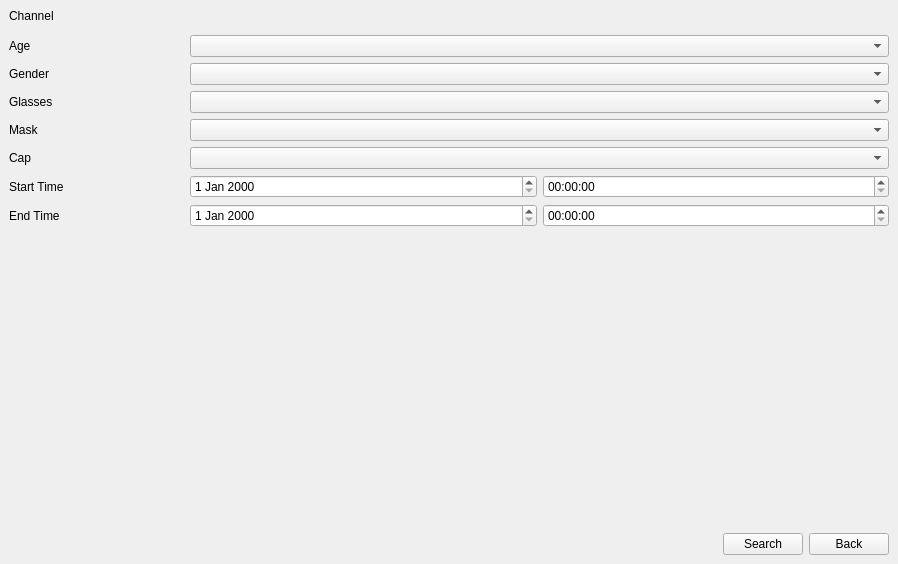
<?xml version="1.0" encoding="UTF-8"?>
<ui version="4.0">
 <class>FaceDetectionSearch</class>
 <widget class="QWidget" name="FaceDetectionSearch">
  <property name="geometry">
   <rect>
    <x>0</x>
    <y>0</y>
    <width>898</width>
    <height>564</height>
   </rect>
  </property>
  <property name="windowTitle">
   <string>Form</string>
  </property>
  <layout class="QGridLayout" name="gridLayout">
   <property name="leftMargin">
    <number>0</number>
   </property>
   <property name="topMargin">
    <number>0</number>
   </property>
   <property name="rightMargin">
    <number>0</number>
   </property>
   <property name="bottomMargin">
    <number>0</number>
   </property>
   <item row="0" column="0">
    <widget class="QStackedWidget" name="stackedWidget">
     <property name="currentIndex">
      <number>0</number>
     </property>
     <widget class="QWidget" name="pageSearch">
      <layout class="QVBoxLayout" name="verticalLayout">
       <item>
        <layout class="QGridLayout" name="gridLayout_2">
         <item row="0" column="0">
          <widget class="QWidget" name="widget_1" native="true">
           <property name="sizePolicy">
            <sizepolicy hsizetype="Preferred" vsizetype="Preferred">
             <horstretch>1</horstretch>
             <verstretch>0</verstretch>
            </sizepolicy>
           </property>
           <layout class="QVBoxLayout" name="verticalLayout_2">
            <property name="leftMargin">
             <number>0</number>
            </property>
            <property name="topMargin">
             <number>0</number>
            </property>
            <property name="rightMargin">
             <number>0</number>
            </property>
            <property name="bottomMargin">
             <number>0</number>
            </property>
            <item>
             <widget class="QLabel" name="labelChannel">
              <property name="sizePolicy">
               <sizepolicy hsizetype="Preferred" vsizetype="Preferred">
                <horstretch>1</horstretch>
                <verstretch>0</verstretch>
               </sizepolicy>
              </property>
              <property name="text">
               <string>Channel</string>
              </property>
             </widget>
            </item>
            <item>
             <widget class="QWidget" name="widget" native="true">
              <property name="sizePolicy">
               <sizepolicy hsizetype="Preferred" vsizetype="Preferred">
                <horstretch>0</horstretch>
                <verstretch>1</verstretch>
               </sizepolicy>
              </property>
             </widget>
            </item>
           </layout>
          </widget>
         </item>
         <item row="5" column="0">
          <widget class="QLabel" name="labelCap">
           <property name="text">
            <string>Cap</string>
           </property>
          </widget>
         </item>
         <item row="7" column="0">
          <widget class="QLabel" name="labelEndTime">
           <property name="text">
            <string>End Time</string>
           </property>
          </widget>
         </item>
         <item row="4" column="0">
          <widget class="QLabel" name="labelMask">
           <property name="text">
            <string>Mask</string>
           </property>
          </widget>
         </item>
         <item row="3" column="0">
          <widget class="QLabel" name="labelGlasses">
           <property name="text">
            <string>Glasses</string>
           </property>
          </widget>
         </item>
         <item row="6" column="0">
          <widget class="QLabel" name="labelStartTime">
           <property name="text">
            <string>Start Time</string>
           </property>
          </widget>
         </item>
         <item row="2" column="0">
          <widget class="QLabel" name="labelGender">
           <property name="text">
            <string>Gender</string>
           </property>
          </widget>
         </item>
         <item row="1" column="0">
          <widget class="MyLabel" name="labelAge">
           <property name="text">
            <string>Age</string>
           </property>
          </widget>
         </item>
         <item row="0" column="1">
          <widget class="CheckBoxGroup" name="checkBoxGroupChannel" native="true">
           <property name="sizePolicy">
            <sizepolicy hsizetype="Preferred" vsizetype="Preferred">
             <horstretch>4</horstretch>
             <verstretch>0</verstretch>
            </sizepolicy>
           </property>
          </widget>
         </item>
         <item row="1" column="1">
          <widget class="ComboBox" name="comboBoxAge"/>
         </item>
         <item row="2" column="1">
          <widget class="ComboBox" name="comboBoxGender"/>
         </item>
         <item row="3" column="1">
          <widget class="ComboBox" name="comboBoxGlasses"/>
         </item>
         <item row="4" column="1">
          <widget class="ComboBox" name="comboBoxMask"/>
         </item>
         <item row="5" column="1">
          <widget class="ComboBox" name="comboBoxCap"/>
         </item>
         <item row="6" column="1">
          <widget class="QWidget" name="widget_5" native="true">
           <property name="minimumSize">
            <size>
             <width>0</width>
             <height>0</height>
            </size>
           </property>
           <layout class="QHBoxLayout" name="horizontalLayout_2">
            <property name="leftMargin">
             <number>0</number>
            </property>
            <property name="topMargin">
             <number>0</number>
            </property>
            <property name="rightMargin">
             <number>0</number>
            </property>
            <property name="bottomMargin">
             <number>0</number>
            </property>
            <item>
             <widget class="MyDateEdit" name="dateEditStart">
              <property name="sizePolicy">
               <sizepolicy hsizetype="Minimum" vsizetype="Fixed">
                <horstretch>0</horstretch>
                <verstretch>0</verstretch>
               </sizepolicy>
              </property>
             </widget>
            </item>
            <item>
             <widget class="MyTimeEdit" name="timeEditStart">
              <property name="sizePolicy">
               <sizepolicy hsizetype="Minimum" vsizetype="Fixed">
                <horstretch>0</horstretch>
                <verstretch>0</verstretch>
               </sizepolicy>
              </property>
             </widget>
            </item>
           </layout>
          </widget>
         </item>
         <item row="7" column="1">
          <widget class="QWidget" name="widget_6" native="true">
           <layout class="QHBoxLayout" name="horizontalLayout_3">
            <property name="leftMargin">
             <number>0</number>
            </property>
            <property name="topMargin">
             <number>0</number>
            </property>
            <property name="rightMargin">
             <number>0</number>
            </property>
            <property name="bottomMargin">
             <number>0</number>
            </property>
            <item>
             <widget class="MyDateEdit" name="dateEditEnd"/>
            </item>
            <item>
             <widget class="MyTimeEdit" name="timeEditEnd"/>
            </item>
           </layout>
          </widget>
         </item>
        </layout>
       </item>
       <item>
        <spacer name="verticalSpacer_2">
         <property name="orientation">
          <enum>Qt::Vertical</enum>
         </property>
         <property name="sizeHint" stdset="0">
          <size>
           <width>20</width>
           <height>352</height>
          </size>
         </property>
        </spacer>
       </item>
       <item>
        <layout class="QHBoxLayout" name="horizontalLayout">
         <item>
          <spacer name="horizontalSpacer">
           <property name="orientation">
            <enum>Qt::Horizontal</enum>
           </property>
           <property name="sizeHint" stdset="0">
            <size>
             <width>40</width>
             <height>20</height>
            </size>
           </property>
          </spacer>
         </item>
         <item>
          <widget class="QPushButton" name="pushButtonSearch">
           <property name="text">
            <string>Search</string>
           </property>
          </widget>
         </item>
         <item>
          <widget class="QPushButton" name="pushButtonBack">
           <property name="text">
            <string>Back</string>
           </property>
          </widget>
         </item>
        </layout>
       </item>
      </layout>
     </widget>
     <widget class="QWidget" name="pageResult">
      <layout class="QGridLayout" name="gridLayout_4">
       <item row="0" column="0">
        <widget class="QWidget" name="widgetLeft" native="true">
         <property name="sizePolicy">
          <sizepolicy hsizetype="Preferred" vsizetype="Expanding">
           <horstretch>1</horstretch>
           <verstretch>0</verstretch>
          </sizepolicy>
         </property>
         <layout class="QVBoxLayout" name="verticalLayout_6">
          <item>
           <widget class="CommonVideo" name="commonVideo" native="true">
            <property name="minimumSize">
             <size>
              <width>0</width>
              <height>100</height>
             </size>
            </property>
           </widget>
          </item>
          <item>
           <widget class="QWidget" name="widget_4" native="true">
            <property name="minimumSize">
             <size>
              <width>0</width>
              <height>100</height>
             </size>
            </property>
            <layout class="QVBoxLayout" name="verticalLayout_7">
             <item>
              <widget class="QLabel" name="labelPlayTime">
               <property name="text">
                <string>TextLabel</string>
               </property>
               <property name="style" stdset="0">
                <string>transparent</string>
               </property>
              </widget>
             </item>
             <item>
              <widget class="TimeSlider" name="timeSlider">
               <property name="minimumSize">
                <size>
                 <width>0</width>
                 <height>30</height>
                </size>
               </property>
               <property name="orientation">
                <enum>Qt::Horizontal</enum>
               </property>
              </widget>
             </item>
             <item>
              <layout class="QHBoxLayout" name="horizontalLayout_7">
               <property name="spacing">
                <number>20</number>
               </property>
               <item>
                <spacer name="horizontalSpacer_4">
                 <property name="orientation">
                  <enum>Qt::Horizontal</enum>
                 </property>
                 <property name="sizeHint" stdset="0">
                  <size>
                   <width>40</width>
                   <height>20</height>
                  </size>
                 </property>
                </spacer>
               </item>
               <item>
                <widget class="QToolButton" name="toolButtonStop">
                 <property name="minimumSize">
                  <size>
                   <width>28</width>
                   <height>28</height>
                  </size>
                 </property>
                 <property name="styleSheet">
                  <string notr="true">QToolButton
{
	border: 0px;
	border-image: url(:/retrieve/retrieve/stop.png);
}
QToolButton:hover
{
	border-image: url(:/retrieve/retrieve/stop_hover.png);
}
QToolButton:pressed
{
	border-image: url(:/retrieve/retrieve/stop.png);
}</string>
                 </property>
                 <property name="text">
                  <string/>
                 </property>
                </widget>
               </item>
               <item>
                <widget class="QToolButton" name="toolButtonPlay">
                 <property name="minimumSize">
                  <size>
                   <width>28</width>
                   <height>28</height>
                  </size>
                 </property>
                 <property name="styleSheet">
                  <string notr="true">QToolButton[state=&quot;play&quot;]
{
	border: 0px;
	border-image: url(:/retrieve/retrieve/playbutton.png);
}
QToolButton[state=&quot;play&quot;]:hover
{
	border-image: url(:/retrieve/retrieve/playbutton_hover.png);
}
QToolButton[state=&quot;play&quot;]:pressed
{
	border-image: url(:/retrieve/retrieve/playbutton.png);
}

QToolButton[state=&quot;pause&quot;]
{
	border: 0px;
	border-image: url(:/retrieve/retrieve/pause.png);
}
QToolButton[state=&quot;pause&quot;]:hover
{
	border-image: url(:/retrieve/retrieve/pause_hover.png);
}
QToolButton[state=&quot;pause&quot;]:pressed
{
	border-image: url(:/retrieve/retrieve/pause.png);
}</string>
                 </property>
                 <property name="text">
                  <string/>
                 </property>
                 <property name="state" stdset="0">
                  <string>play</string>
                 </property>
                </widget>
               </item>
               <item>
                <widget class="QToolButton" name="toolButtonPrevious">
                 <property name="minimumSize">
                  <size>
                   <width>28</width>
                   <height>28</height>
                  </size>
                 </property>
                 <property name="styleSheet">
                  <string notr="true">QToolButton
{
	border: 0px;
	border-image: url(:/retrieve/retrieve/previous.png);
}
QToolButton:hover
{
	border-image: url(:/retrieve/retrieve/previous_hover.png);
}
QToolButton:pressed
{
	border-image: url(:/retrieve/retrieve/previous.png);
}</string>
                 </property>
                 <property name="text">
                  <string/>
                 </property>
                </widget>
               </item>
               <item>
                <widget class="QToolButton" name="toolButtonNext">
                 <property name="minimumSize">
                  <size>
                   <width>28</width>
                   <height>28</height>
                  </size>
                 </property>
                 <property name="styleSheet">
                  <string notr="true">QToolButton
{
	border: 0px;
	border-image: url(:/retrieve/retrieve/next.png);
}
QToolButton:hover
{
	border-image: url(:/retrieve/retrieve/next_hover.png);
}
QToolButton:pressed
{
	border-image: url(:/retrieve/retrieve/next.png);
}</string>
                 </property>
                 <property name="text">
                  <string/>
                 </property>
                </widget>
               </item>
               <item>
                <spacer name="horizontalSpacer_3">
                 <property name="orientation">
                  <enum>Qt::Horizontal</enum>
                 </property>
                 <property name="sizeHint" stdset="0">
                  <size>
                   <width>40</width>
                   <height>20</height>
                  </size>
                 </property>
                </spacer>
               </item>
              </layout>
             </item>
            </layout>
           </widget>
          </item>
          <item>
           <widget class="QWidget" name="widget_2" native="true">
            <property name="sizePolicy">
             <sizepolicy hsizetype="Preferred" vsizetype="Preferred">
              <horstretch>0</horstretch>
              <verstretch>1</verstretch>
             </sizepolicy>
            </property>
            <layout class="QVBoxLayout" name="verticalLayout_4">
             <item>
              <layout class="QGridLayout" name="gridLayout_3">
               <item row="3" column="1">
                <widget class="NormalLabel" name="labelResultMask">
                 <property name="text">
                  <string>Mask:</string>
                 </property>
                </widget>
               </item>
               <item row="4" column="0">
                <widget class="NormalLabel" name="labelResultCap">
                 <property name="text">
                  <string>Cap:</string>
                 </property>
                </widget>
               </item>
               <item row="1" column="0" colspan="2">
                <widget class="NormalLabel" name="labelResultTime">
                 <property name="text">
                  <string>Time: </string>
                 </property>
                </widget>
               </item>
               <item row="0" column="0" colspan="2">
                <widget class="NormalLabel" name="labelResultChannel">
                 <property name="text">
                  <string>Channel: </string>
                 </property>
                </widget>
               </item>
               <item row="3" column="0">
                <widget class="NormalLabel" name="labelResultGlasses">
                 <property name="text">
                  <string>Glasses:</string>
                 </property>
                </widget>
               </item>
               <item row="2" column="1">
                <widget class="NormalLabel" name="labelResultGender">
                 <property name="text">
                  <string>Gender:</string>
                 </property>
                </widget>
               </item>
               <item row="2" column="0">
                <widget class="NormalLabel" name="labelResultAge">
                 <property name="text">
                  <string>Age:</string>
                 </property>
                </widget>
               </item>
              </layout>
             </item>
             <item>
              <spacer name="verticalSpacer">
               <property name="orientation">
                <enum>Qt::Vertical</enum>
               </property>
               <property name="sizeHint" stdset="0">
                <size>
                 <width>20</width>
                 <height>10</height>
                </size>
               </property>
              </spacer>
             </item>
            </layout>
           </widget>
          </item>
         </layout>
        </widget>
       </item>
       <item row="0" column="1">
        <widget class="QWidget" name="widget_right" native="true">
         <property name="sizePolicy">
          <sizepolicy hsizetype="Preferred" vsizetype="Expanding">
           <horstretch>2</horstretch>
           <verstretch>0</verstretch>
          </sizepolicy>
         </property>
         <layout class="QVBoxLayout" name="verticalLayout_5">
          <item>
           <widget class="QWidget" name="widgetItemContent" native="true">
            <property name="sizePolicy">
             <sizepolicy hsizetype="Preferred" vsizetype="Preferred">
              <horstretch>0</horstretch>
              <verstretch>1</verstretch>
             </sizepolicy>
            </property>
            <property name="styleSheet">
             <string notr="true">QWidget#widgetItemContent
{
	border: 1px solid #B9B9B9;
}

QCheckBox
{
	background-color: transparent;
	border: 0px;
	padding-left: 10px;
	padding-right: 0px;
}</string>
            </property>
            <layout class="QVBoxLayout" name="verticalLayout_3">
             <property name="leftMargin">
              <number>0</number>
             </property>
             <property name="topMargin">
              <number>0</number>
             </property>
             <property name="rightMargin">
              <number>0</number>
             </property>
             <property name="bottomMargin">
              <number>0</number>
             </property>
             <item>
              <widget class="QLabel" name="labelFaceCaptureResult">
               <property name="text">
                <string>Face Capture Results</string>
               </property>
               <property name="alignment">
                <set>Qt::AlignCenter</set>
               </property>
              </widget>
             </item>
             <item>
              <widget class="QCheckBox" name="checkBoxResultAll">
               <property name="text">
                <string>All</string>
               </property>
              </widget>
             </item>
             <item>
              <widget class="QWidget" name="widget_3" native="true">
               <property name="sizePolicy">
                <sizepolicy hsizetype="Preferred" vsizetype="Preferred">
                 <horstretch>0</horstretch>
                 <verstretch>1</verstretch>
                </sizepolicy>
               </property>
               <layout class="QGridLayout" name="gridLayout_item"/>
              </widget>
             </item>
            </layout>
           </widget>
          </item>
          <item>
           <layout class="QHBoxLayout" name="horizontalLayout_10">
            <item>
             <spacer name="horizontalSpacer_6">
              <property name="orientation">
               <enum>Qt::Horizontal</enum>
              </property>
              <property name="sizeHint" stdset="0">
               <size>
                <width>40</width>
                <height>20</height>
               </size>
              </property>
             </spacer>
            </item>
            <item>
             <widget class="QLabel" name="labelPage">
              <property name="text">
               <string>Total: Page:</string>
              </property>
              <property name="style" stdset="0">
               <string>transparent</string>
              </property>
             </widget>
            </item>
           </layout>
          </item>
          <item>
           <layout class="QHBoxLayout" name="horizontalLayout_9">
            <item>
             <spacer name="horizontalSpacer_5">
              <property name="orientation">
               <enum>Qt::Horizontal</enum>
              </property>
              <property name="sizeHint" stdset="0">
               <size>
                <width>40</width>
                <height>20</height>
               </size>
              </property>
             </spacer>
            </item>
            <item>
             <widget class="QToolButton" name="toolButtonFirstPage">
              <property name="styleSheet">
               <string notr="true">QToolButton
{
	border: 0px;
	border-image: url(:/playback/playback/startpage_g.png);
}
QToolButton:hover
{
	border-image: url(:/playback/playback/startpage_b.png);
}
QToolButton:focus
{
	border-image: url(:/playback/playback/startpage_b.png);
}
QToolButton:pressed
{
	border-image: url(:/playback/playback/startpage_g.png);
}</string>
              </property>
              <property name="text">
               <string/>
              </property>
             </widget>
            </item>
            <item>
             <widget class="QToolButton" name="toolButtonPreviousPage">
              <property name="styleSheet">
               <string notr="true">QToolButton
{
	border: 0px;
	border-image: url(:/playback/playback/prevpage_g.png);
}
QToolButton:hover
{
	border-image: url(:/playback/playback/prevpage_b.png);
}
QToolButton:focus
{
	border-image: url(:/playback/playback/prevpage_b.png);
}
QToolButton:pressed
{
	border-image: url(:/playback/playback/prevpage_g.png);
}</string>
              </property>
              <property name="text">
               <string/>
              </property>
             </widget>
            </item>
            <item>
             <widget class="MyLineEditPage" name="lineEditPage">
              <property name="maximumSize">
               <size>
                <width>100</width>
                <height>16777215</height>
               </size>
              </property>
              <property name="alignment">
               <set>Qt::AlignCenter</set>
              </property>
             </widget>
            </item>
            <item>
             <widget class="QToolButton" name="toolButtonNextPage">
              <property name="styleSheet">
               <string notr="true">QToolButton
{
	border: 0px;
	border-image: url(:/playback/playback/nextpage_g.png);
}
QToolButton:hover
{
	border-image: url(:/playback/playback/nextpage_b.png);
}
QToolButton:focus
{
	border-image: url(:/playback/playback/nextpage_b.png);
}
QToolButton:pressed
{
	border-image: url(:/playback/playback/nextpage_g.png);
}</string>
              </property>
              <property name="text">
               <string/>
              </property>
             </widget>
            </item>
            <item>
             <widget class="QToolButton" name="toolButtonLastPage">
              <property name="styleSheet">
               <string notr="true">QToolButton
{
	border: 0px;
	border-image: url(:/playback/playback/endpage_g.png);
}
QToolButton:hover
{
	border-image: url(:/playback/playback/endpage_b.png);
}
QToolButton:focus
{
	border-image: url(:/playback/playback/endpage_b.png);
}
QToolButton:pressed
{
	border-image: url(:/playback/playback/endpage_g.png);
}</string>
              </property>
              <property name="text">
               <string/>
              </property>
             </widget>
            </item>
            <item>
             <widget class="PushButtonPage" name="pushButtonGo">
              <property name="text">
               <string>Go</string>
              </property>
             </widget>
            </item>
           </layout>
          </item>
          <item>
           <spacer name="verticalSpacer_3">
            <property name="orientation">
             <enum>Qt::Vertical</enum>
            </property>
            <property name="sizeHint" stdset="0">
             <size>
              <width>20</width>
              <height>40</height>
             </size>
            </property>
           </spacer>
          </item>
          <item>
           <layout class="QHBoxLayout" name="horizontalLayout_5">
            <item>
             <spacer name="horizontalSpacer_2">
              <property name="orientation">
               <enum>Qt::Horizontal</enum>
              </property>
              <property name="sizeHint" stdset="0">
               <size>
                <width>40</width>
                <height>20</height>
               </size>
              </property>
             </spacer>
            </item>
            <item>
             <widget class="MyPushButton" name="pushButtonBackupAll">
              <property name="text">
               <string>Backup All</string>
              </property>
             </widget>
            </item>
            <item>
             <widget class="MyPushButton" name="pushButtonBackup">
              <property name="text">
               <string>Backup</string>
              </property>
             </widget>
            </item>
            <item>
             <widget class="MyPushButton" name="pushButtonResultBack">
              <property name="text">
               <string>Back</string>
              </property>
             </widget>
            </item>
           </layout>
          </item>
         </layout>
        </widget>
       </item>
      </layout>
     </widget>
    </widget>
   </item>
  </layout>
 </widget>
 <customwidgets>
  <customwidget>
   <class>ComboBox</class>
   <extends>QComboBox</extends>
   <header>combobox.h</header>
  </customwidget>
  <customwidget>
   <class>MyPushButton</class>
   <extends>QPushButton</extends>
   <header>mypushbutton.h</header>
  </customwidget>
  <customwidget>
   <class>CommonVideo</class>
   <extends>QWidget</extends>
   <header>commonvideo.h</header>
   <container>1</container>
  </customwidget>
  <customwidget>
   <class>CheckBoxGroup</class>
   <extends>QWidget</extends>
   <header>checkboxgroup.h</header>
   <container>1</container>
  </customwidget>
  <customwidget>
   <class>MyTimeEdit</class>
   <extends>QTimeEdit</extends>
   <header>mytimeedit.h</header>
  </customwidget>
  <customwidget>
   <class>MyDateEdit</class>
   <extends>QDateEdit</extends>
   <header>mydateedit.h</header>
  </customwidget>
  <customwidget>
   <class>NormalLabel</class>
   <extends>QLabel</extends>
   <header>normallabel.h</header>
  </customwidget>
  <customwidget>
   <class>MyLineEditPage</class>
   <extends>QLineEdit</extends>
   <header>mylineeditpage.h</header>
  </customwidget>
  <customwidget>
   <class>TimeSlider</class>
   <extends>QSlider</extends>
   <header>timeslider.h</header>
   <container>1</container>
  </customwidget>
  <customwidget>
   <class>PushButtonPage</class>
   <extends>QPushButton</extends>
   <header>PushButtonPage.h</header>
  </customwidget>
  <customwidget>
   <class>MyLabel</class>
   <extends>QLabel</extends>
   <header>mylabel.h</header>
  </customwidget>
 </customwidgets>
 <resources/>
 <connections/>
</ui>
